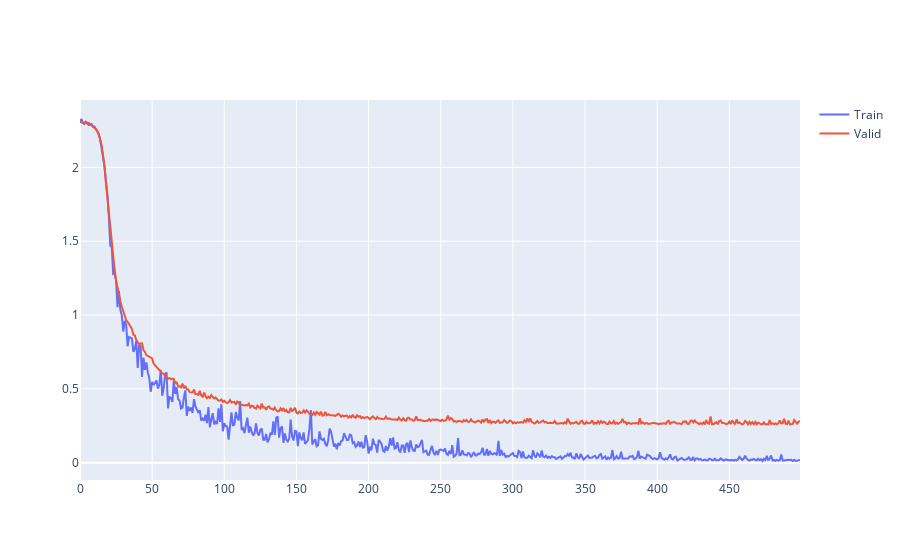

Notebook code cell kept with this figure:
### Code cell
import plotly.graph_objects as go


fig = go.Figure()
fig.add_trace(go.Scatter(x= np.arange(len(loss_train)), y= loss_train, name= 'Train'))
fig.add_trace(go.Scatter(x= np.arange(len(loss_valid)), y= loss_valid, name= 'Valid'))
fig.show()

### Figure 1 — Plotly figure (JSON) as saved in the notebook; plotly's stock layout.template omitted (floating-point values rounded to 4 significant figures; data arrays with more than 128 entries replaced by an {"elided": "..."} marker saying what was removed)
{"data": [{"name": "Train", "type": "scatter", "x": {"elided": "500 int values"}, "y": {"elided": "500 float values"}}, {"name": "Valid", "type": "scatter", "x": {"elided": "500 int values"}, "y": {"elided": "500 float values"}}], "layout": {}}
